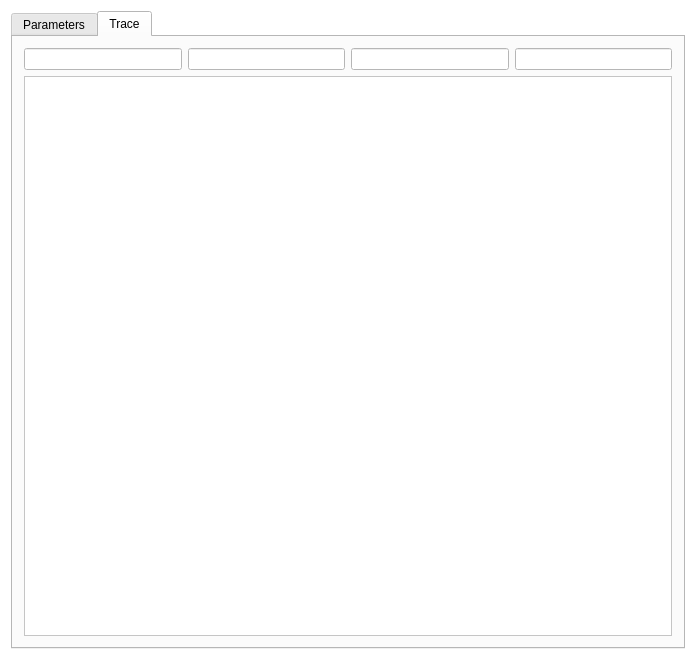
<?xml version="1.0" encoding="UTF-8"?>
<ui version="4.0">
 <class>MainWindow</class>
 <widget class="QMainWindow" name="MainWindow">
  <property name="geometry">
   <rect>
    <x>0</x>
    <y>0</y>
    <width>696</width>
    <height>660</height>
   </rect>
  </property>
  <property name="palette">
   <palette>
    <active>
     <colorrole role="Base">
      <brush brushstyle="SolidPattern">
       <color alpha="255">
        <red>255</red>
        <green>255</green>
        <blue>255</blue>
       </color>
      </brush>
     </colorrole>
     <colorrole role="Window">
      <brush brushstyle="SolidPattern">
       <color alpha="255">
        <red>255</red>
        <green>255</green>
        <blue>255</blue>
       </color>
      </brush>
     </colorrole>
    </active>
    <inactive>
     <colorrole role="Base">
      <brush brushstyle="SolidPattern">
       <color alpha="255">
        <red>255</red>
        <green>255</green>
        <blue>255</blue>
       </color>
      </brush>
     </colorrole>
     <colorrole role="Window">
      <brush brushstyle="SolidPattern">
       <color alpha="255">
        <red>255</red>
        <green>255</green>
        <blue>255</blue>
       </color>
      </brush>
     </colorrole>
    </inactive>
    <disabled>
     <colorrole role="Base">
      <brush brushstyle="SolidPattern">
       <color alpha="255">
        <red>255</red>
        <green>255</green>
        <blue>255</blue>
       </color>
      </brush>
     </colorrole>
     <colorrole role="Window">
      <brush brushstyle="SolidPattern">
       <color alpha="255">
        <red>255</red>
        <green>255</green>
        <blue>255</blue>
       </color>
      </brush>
     </colorrole>
    </disabled>
   </palette>
  </property>
  <property name="windowTitle">
   <string>MainWindow</string>
  </property>
  <widget class="QWidget" name="centralWidget">
   <layout class="QVBoxLayout" name="verticalLayout">
    <item>
     <widget class="QTabWidget" name="tabWidget">
      <property name="currentIndex">
       <number>1</number>
      </property>
      <widget class="QWidget" name="parametersTab">
       <attribute name="title">
        <string>Parameters</string>
       </attribute>
       <layout class="QHBoxLayout" name="horizontalLayout_2" stretch="0">
        <property name="sizeConstraint">
         <enum>QLayout::SetDefaultConstraint</enum>
        </property>
        <item>
         <widget class="QSplitter" name="splitter">
          <property name="orientation">
           <enum>Qt::Horizontal</enum>
          </property>
          <widget class="QTableView" name="parametersTableView"/>
          <widget class="QTableView" name="meteoTableView"/>
         </widget>
        </item>
       </layout>
      </widget>
      <widget class="QWidget" name="tab_2">
       <attribute name="title">
        <string>Trace</string>
       </attribute>
       <layout class="QHBoxLayout" name="horizontalLayout_4">
        <item>
         <layout class="QVBoxLayout" name="verticalLayout_2">
          <item>
           <layout class="QHBoxLayout" name="horizontalLayout_3">
            <item>
             <widget class="QLineEdit" name="lineEdit">
              <property name="inputMask">
               <string/>
              </property>
             </widget>
            </item>
            <item>
             <widget class="QLineEdit" name="lineEdit_2"/>
            </item>
            <item>
             <widget class="QLineEdit" name="lineEdit_3"/>
            </item>
            <item>
             <widget class="QLineEdit" name="lineEdit_4"/>
            </item>
           </layout>
          </item>
          <item>
           <widget class="QTableView" name="tableView"/>
          </item>
         </layout>
        </item>
       </layout>
      </widget>
     </widget>
    </item>
   </layout>
  </widget>
 </widget>
 <layoutdefault spacing="6" margin="11"/>
 <resources/>
 <connections/>
</ui>
